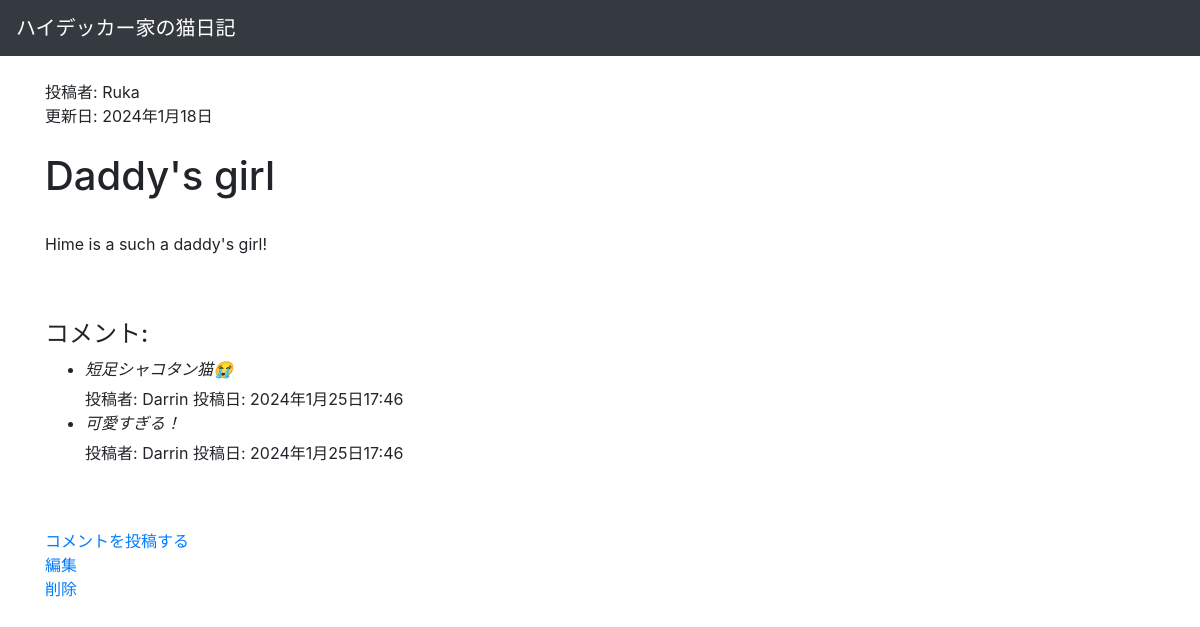
The app's page /blogapp/post/11/ with its own data.
### blogapp/models.py (models this page shows, shortened)
class Post(models.Model):
    title = models.CharField(max_length=100)
    body = models.TextField()
    update_date = models.DateField("Last update", default=timezone.now)
    tags = models.ManyToManyField("Tag", blank=True, related_name="tags_on_post")
    author = models.ForeignKey(Author,on_delete=models.CASCADE)

class Author(models.Model):
    name = models.CharField(max_length=100)
    def __str__(self):
        return self.name

class Comment(models.Model):
    post = models.ForeignKey(Post,  on_delete=models.CASCADE)
    comments = models.TextField()
    comment_PostedDate = models.DateTimeField("Date of comments", default=timezone.now)
    name = models.CharField(max_length=100)

### blogapp/views.py (the view)
# urls.py: path("post/<int:pk>/", views.PostDetailView.as_view(), name="post_detail"),
class PostDetailView(generic.DetailView):
    model = Post
    template_name = "blogapp/detail.html"
    def get_context_data(self, **kwargs: Any) -> dict[str, Any]:
        context = super().get_context_data(**kwargs)
        post = self.get_object()
        comments = Comment.objects.filter(post=post)
        context["comment_list"] = comments
        return context

### blogapp/templates/blogapp/detail.html (shortened to what this page needs)
{% extends "blogapp/base.html" %}
{% block main %}
    <h7>投稿者: {{ post.author }} <br> 更新日: {{ post.update_date }}</h7>
    <br>
    <br>
    <h1>{{ post.title }}</h1>
    <br>
    <p>{{ post.body }}</p>
    <br>
    <br>
    <h4>コメント:</h4>
    <ul>
        {% for comment in comment_list %}
            <li>
                <i><h6>{{comment.comments}}</h6></i>
                <h9>投稿者: {{ comment.name }}</h9>
                <h9>投稿日: {{ comment.comment_PostedDate }}</h9>
            </li>
            {% endfor %}
        </ul>
    <br>
    <br>
    <a href="{% url 'blogapp:comment' object.pk %}">コメントを投稿する</a>
    <br>
    <a href="{% url 'blogapp:update' object.pk %}">編集</a>
    <br>
    <a href="{% url 'blogapp:delete' object.pk %}">削除</a>
{% endblock %}

### records on screen
Post: author "Ruka", update_date "2024年1月18日", title "Daddy's girl", body "Hime is a such a daddy's girl!"
Comment: comments "短足シャコタン猫😭", name "Darrin", comment_PostedDate "2024年1月25日17:46"
Comment: comments "可愛すぎる！", name "Darrin", comment_PostedDate "2024年1月25日17:46"
